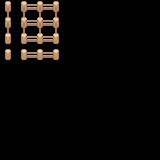

The image is a tile-based game level rendered from a .tmx file. Its description and complete source (layers, tilesets, objects, tile grids) follow:
An orthogonal 10x10 tile map with 16x16 px tiles, 1 tile layer (Tile Layer 1).

<map version="1.9" tiledversion="1.9.2" orientation="orthogonal" renderorder="right-down" width="10" height="10" tilewidth="16" tileheight="16" infinite="0" nextlayerid="2" nextobjectid="1">
 <tileset firstgid="1" name="fences" tilewidth="16" tileheight="16" tilecount="100" columns="10">
  <image source="../../assets/tilesets/fences.png" width="160" height="160" />
 </tileset>
 <layer id="1" name="Tile Layer 1" width="10" height="10">
  <data encoding="csv">
1,2,3,4,0,0,0,0,0,0,
11,12,13,14,0,0,0,0,0,0,
21,22,23,24,0,0,0,0,0,0,
31,32,33,34,0,0,0,0,0,0,
0,0,0,0,0,0,0,0,0,0,
0,0,0,0,0,0,0,0,0,0,
0,0,0,0,0,0,0,0,0,0,
0,0,0,0,0,0,0,0,0,0,
0,0,0,0,0,0,0,0,0,0,
0,0,0,0,0,0,0,0,0,0
</data>
 </layer>
</map>
